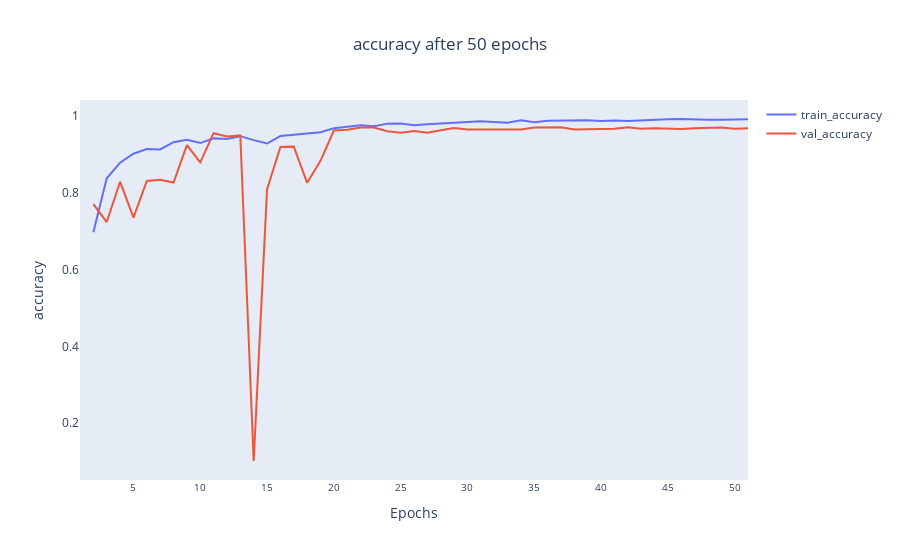

Notebook code cell kept with this figure:
### Code cell
Plot_history(History,Plot_mode='accuracy')

### Figure 1 — Plotly figure (JSON) as saved in the notebook; plotly's stock layout.template omitted (floating-point values rounded to 4 significant figures)
{"data": [{"name": "train_accuracy", "x": [2, 3, 4, 5, 6, 7, 8, 9, 10, 11, 12, 13, 14, 15, 16, 17, 18, 19, 20, 21, 22, 23, 24, 25, 26, 27, 28, 29, 30, 31, 32, 33, 34, 35, 36, 37, 38, 39, 40, 41, 42, 43, 44, 45, 46, 47, 48, 49, 50, 51], "y": [0.6973, 0.8379, 0.8785, 0.9018, 0.9142, 0.913, 0.9317, 0.9383, 0.9295, 0.9417, 0.94, 0.9475, 0.9371, 0.9283, 0.9478, 0.9504, 0.9543, 0.9575, 0.9679, 0.9728, 0.9759, 0.9733, 0.9801, 0.9806, 0.9757, 0.9786, 0.9806, 0.984, 0.9849, 0.9866, 0.9842, 0.9825, 0.9888, 0.9835, 0.9874, 0.9886, 0.9891, 0.9891, 0.9869, 0.9881, 0.9871, 0.9888, 0.991, 0.9917, 0.9922, 0.9903, 0.9903, 0.9905, 0.9917, 0.9915], "type": "scatter"}, {"name": "val_accuracy", "x": [2, 3, 4, 5, 6, 7, 8, 9, 10, 11, 12, 13, 14, 15, 16, 17, 18, 19, 20, 21, 22, 23, 24, 25, 26, 27, 28, 29, 30, 31, 32, 33, 34, 35, 36, 37, 38, 39, 40, 41, 42, 43, 44, 45, 46, 47, 48, 49, 50, 51], "y": [0.7704, 0.7237, 0.8288, 0.7354, 0.8307, 0.8337, 0.8268, 0.9241, 0.8794, 0.9553, 0.9465, 0.9494, 0.1012, 0.8093, 0.9193, 0.9202, 0.8259, 0.8833, 0.9621, 0.964, 0.9698, 0.9698, 0.9601, 0.9562, 0.9611, 0.9562, 0.963, 0.9689, 0.965, 0.965, 0.9669, 0.966, 0.965, 0.9698, 0.9698, 0.9708, 0.965, 0.965, 0.965, 0.9669, 0.9708, 0.9669, 0.9679, 0.966, 0.966, 0.9679, 0.9689, 0.9698, 0.9669, 0.9679], "type": "scatter"}], "layout": {"hovermode": "x unified", "showlegend": true, "xaxis": {"autorange": false, "range": [1, 51], "title": {"text": "Epochs"}, "tickfont": {"size": 10}, "tickmode": "linear", "tick0": 0, "dtick": 5, "showgrid": false, "type": "linear"}, "yaxis": {"autorange": true, "range": [0.0517, 1.042], "title": {"text": "accuracy"}, "tickmode": "linear", "tick0": 0, "dtick": 0.2, "showgrid": false, "type": "linear"}, "title": {"text": "accuracy after 50 epochs", "x": 0.5}, "autosize": true}}
